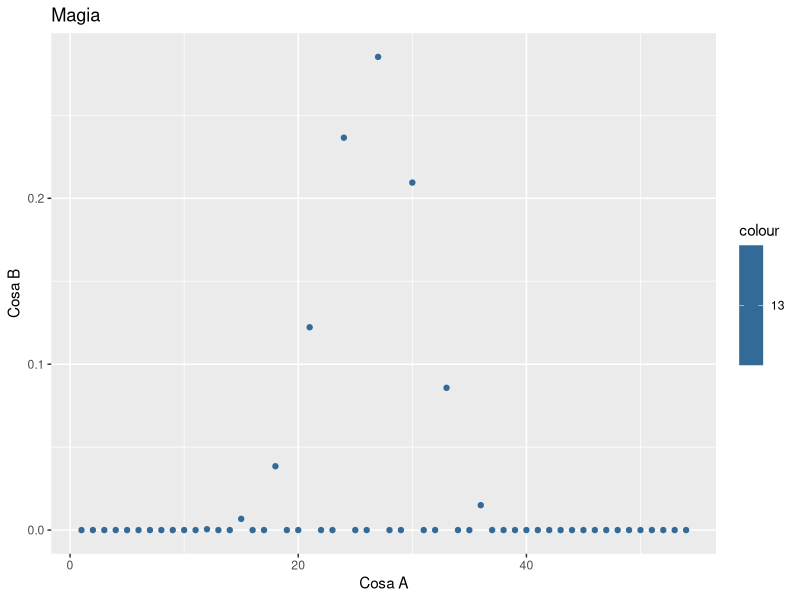
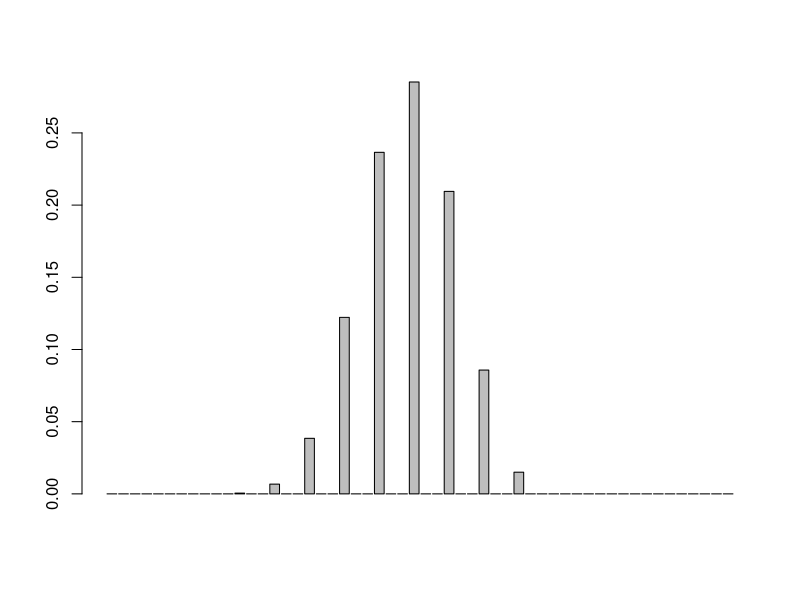

Write the R code that produced these figures, in order.
if (!require('ggplot2')) install.packages('ggplot2'); 
library(ggplot2) 
#Verifica de instalar la librería para gráficos

set.seed(140)

#Datos para el algoritmo
arr <- c(3,6,9)
p <- c(0.15,0.5,0.35)
n <- c(4)
k <- c(20)
z <- c(3)
b1 <- c(100)
b2 <- c(10000)
a<-sqrt(n/(n-1))
d2 <- c(1.128,1.693,2.059,2.326,2.534,2.704,2.847,2.970,3.078,3.173,3.258,3.336,3.407,3.472,3.532,3.588,3.640,3.689,3.735,3.778,3.819)
d3 <- c(0.853,0.888,0.880,0.864,0.848,0.833,0.820,0.808,0.797,0.787,0.778,0.770,0.763,0.756,0.750,0.744,0.739,0.733,0.729,0.724,0.720)
versum <- c(0)

#Aclaro nro de bootstrap
b <- b1

#Medias y rangos
mediamuestral <- array(1:2000)
rangoboots <- array(1:2000)
rangoshewart <- array(1:k)

#Limites
BootsMedia <- matrix(nrow=b, ncol=2)
BootsRango <- matrix(nrow=b, ncol=2)
ShewartMedia <- matrix(nrow=b, ncol=2)
ShewartRango <- matrix(nrow=b, ncol=2)

#Probabilidades para graficar
probgraph <- matrix(nrow=n+1,ncol=(max(arr)*(n+2)))
probacum <- array(1:(max(arr)*(n+2)))


# --------- Algoritmo para graficar probabilidad ---------

for (l in 1:length(probgraph)){ #inicializo el arreglo
  probgraph[l] <- 0
}

for (l in 1:length(arr)){ #Inicializo el caso base
  probgraph[1,arr[l]] <- p[l]
}

for (i in 1:n){ #Trabajo para paso i+1
  for(j in 1:((max(arr)*n-1)+1)){
    for(l in 1:length(arr)){
      aux <- probgraph[i+1,j+arr[l]]
      probgraph[i+1,j+arr[l]] <- aux + (probgraph[i,j]*p[l])
    } 
  }
}


#Verifico si la suma da 1.
versum <- probgraph[n,1]

#Preparo la probabilidad acumulada
probacum <- probgraph[n,1]

for (i in 2:(max(arr)*(n+2))){
  probacum[i] <- probacum[i-1] + probgraph[n,i]
  versum <- versum + probgraph[n,i]
}
qplot(1:(max(arr)*(n+2)),probgraph[n,],color=13,main="Magia",xlab="Cosa A",ylab="Cosa B")
barplot(probgraph[n,])




# --------- Algoritmo para calcular limites ---------



for (l in 1:b){ 
  samples <- replicate(k, sample(arr,size=n,prob=p,replace=TRUE)) 
  
  for(m in 1:k){
    rangoshewart[m] <- max(samples[,m])-min(samples[,m])
  }
  
  mediaTotal <- mean(samples)
  rmedia <- mean(rangoshewart)
  
  desvio <- rmedia / d2[n]
  
  ShewartMedia[l,1] <- mediaTotal+(z*desvio)/sqrt(n)
  ShewartMedia[l,2] <- mediaTotal-(z*desvio)/sqrt(n)
  
  ShewartRango[l,1] <- rmedia+z*d3[n]*desvio
  ShewartRango[l,2] <- rmedia-z*d3[n]*desvio
  
  mediaCol <- array (1:k)
  mediaCol <- colMeans(samples, dims = 1)
  
  bootsrango <- replicate(b,samples)
  permrango <- sample(bootsrango,size=(n*k*b))
  permrango <- array(permrango,c(n,k*b))
  
  
  for (i in 1:n){
    for (j in 1:k){
      samples[i,j] <- samples[i,j] - mediaCol[j] #Le resto la media
    }
  }
  
  boots <- replicate(b,samples)
  perm <- sample(boots,size=(n*k*b))
  perm <- array(perm,c(n,k*b))
  
  
  for (i in 0:((k*b)-1)){ 
    rangoboots[i+1] = (max(permrango[,i+1])-min(permrango[,i+1]))
    mediamuestral[i+1] = mean(perm[,i+1])
    mediamuestral[i+1] = mediamuestral[i+1]*a + mediaTotal
  }
  
  mediamuestral <- sort(mediamuestral)
  rangoboots <- sort(rangoboots)
  
  #print(mediamuestral)
  #print(rangoboots)
  
  BootsRango[l,1] <- rangoboots[as.integer((k*b)*0.025)]
  BootsRango[l,2] <- rangoboots[as.integer((k*b)*0.975)]
  BootsMedia[l,1] <- mediamuestral[as.integer((k*b)*0.025)]
  BootsMedia[l,2] <- mediamuestral[as.integer((k*b)*0.975)]
}


#Estos son todos los limites:
#print(BootsMedia)
#print(BootsRango)
#print(ShewartMedia)
#print(ShewartRango)

#Esta es la distribucion de probabilidad
#print(probgraph[n,])


#Graficos con limites Shewart y Bootstrap
#(qplot(1:(max(arr)*(n+2)),probgraph[n,],color=13,main="Distribución de sumas",xlab="Suma",ylab="Probabilidad") + geom_vline(xintercept = ShewartMedia[b,1]*n, colour="green") + geom_vline(xintercept = ShewartMedia[b,2]*n, colour = "red" ) )
#(qplot(1:(max(arr)*(n+2)),probgraph[n,],color=13,main="Distribución de sumas",xlab="Suma",ylab="Probabilidad") + geom_vline(xintercept = BootsMedia[b,1]*n, colour="green") + geom_vline(xintercept = BootsMedia[b,2]*n, colour = "red" ) )


#Calcular los alpha para los 8 arreglos.
#Distribución de rango.
#Enviar a un excel.
#Testear distintos casos.
#Es equidistante.
#Dividir distribución de la suma por n
